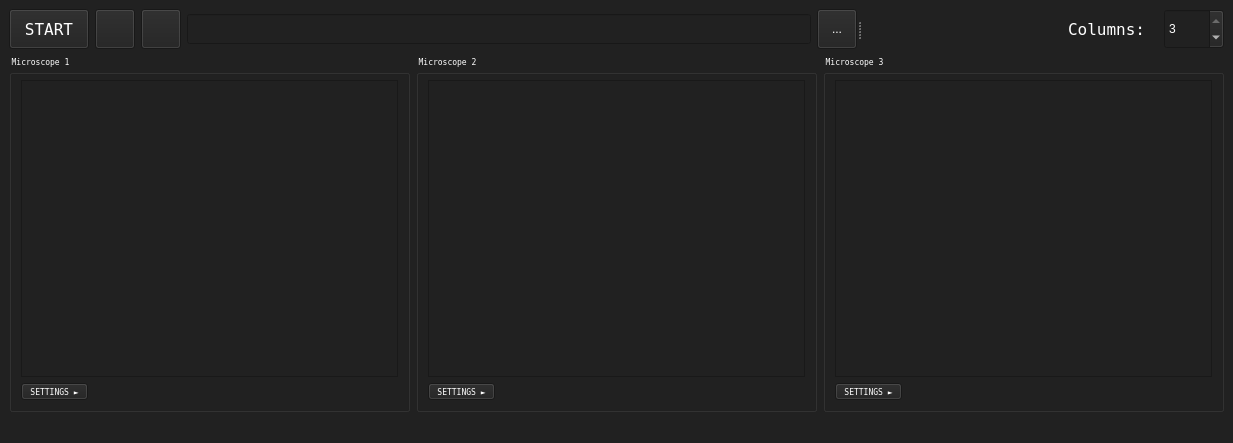
<?xml version="1.0" encoding="UTF-8"?>
<ui version="4.0">
 <class>MainWindow</class>
 <widget class="QMainWindow" name="MainWindow">
  <property name="geometry">
   <rect>
    <x>0</x>
    <y>0</y>
    <width>1233</width>
    <height>443</height>
   </rect>
  </property>
  <property name="windowTitle">
   <string>Parallax</string>
  </property>
  <property name="windowIcon">
   <iconset>
    <normaloff>../img/sextant.png</normaloff>../img/sextant.png</iconset>
  </property>
  <property name="styleSheet">
   <string notr="true">QWidget{
background-color: rgb(33,33,33);
color: #FFFFFF;
}</string>
  </property>
  <widget class="QWidget" name="centralwidget">
   <layout class="QGridLayout" name="gridLayout">
    <item row="0" column="0" colspan="3">
     <widget class="QSplitter" name="splitter">
      <property name="orientation">
       <enum>Qt::Horizontal</enum>
      </property>
      <widget class="QWidget" name="layoutWidget">
       <layout class="QHBoxLayout" name="horizontalLayout_2">
        <item>
         <widget class="QPushButton" name="startButton">
          <property name="minimumSize">
           <size>
            <width>80</width>
            <height>40</height>
           </size>
          </property>
          <property name="maximumSize">
           <size>
            <width>80</width>
            <height>40</height>
           </size>
          </property>
          <property name="font">
           <font>
            <family>Terminal</family>
            <pointsize>12</pointsize>
           </font>
          </property>
          <property name="text">
           <string>START</string>
          </property>
         </widget>
        </item>
        <item>
         <widget class="QPushButton" name="recordButton">
          <property name="enabled">
           <bool>true</bool>
          </property>
          <property name="minimumSize">
           <size>
            <width>40</width>
            <height>40</height>
           </size>
          </property>
          <property name="maximumSize">
           <size>
            <width>40</width>
            <height>40</height>
           </size>
          </property>
          <property name="text">
           <string/>
          </property>
          <property name="icon">
           <iconset>
            <normaloff>../img/recordingButton.png</normaloff>../img/recordingButton.png</iconset>
          </property>
         </widget>
        </item>
        <item>
         <widget class="QPushButton" name="snapshotButton">
          <property name="minimumSize">
           <size>
            <width>40</width>
            <height>40</height>
           </size>
          </property>
          <property name="maximumSize">
           <size>
            <width>40</width>
            <height>40</height>
           </size>
          </property>
          <property name="text">
           <string/>
          </property>
          <property name="icon">
           <iconset>
            <normaloff>../img/snapshotButton_white.png</normaloff>../img/snapshotButton_white.png</iconset>
          </property>
          <property name="iconSize">
           <size>
            <width>18</width>
            <height>18</height>
           </size>
          </property>
         </widget>
        </item>
        <item>
         <widget class="QLineEdit" name="dirDisplayLineEdit">
          <property name="enabled">
           <bool>true</bool>
          </property>
          <property name="minimumSize">
           <size>
            <width>300</width>
            <height>30</height>
           </size>
          </property>
          <property name="maximumSize">
           <size>
            <width>16777215</width>
            <height>30</height>
           </size>
          </property>
         </widget>
        </item>
        <item>
         <widget class="QToolButton" name="browseDirButton">
          <property name="minimumSize">
           <size>
            <width>40</width>
            <height>40</height>
           </size>
          </property>
          <property name="maximumSize">
           <size>
            <width>40</width>
            <height>40</height>
           </size>
          </property>
          <property name="text">
           <string>...</string>
          </property>
         </widget>
        </item>
       </layout>
      </widget>
      <widget class="QWidget" name="layoutWidget_2">
       <layout class="QHBoxLayout" name="horizontalLayout">
        <item>
         <spacer name="horizontalSpacer">
          <property name="orientation">
           <enum>Qt::Horizontal</enum>
          </property>
          <property name="sizeHint" stdset="0">
           <size>
            <width>68</width>
            <height>22</height>
           </size>
          </property>
         </spacer>
        </item>
        <item>
         <widget class="QLabel" name="columnsLabel">
          <property name="minimumSize">
           <size>
            <width>90</width>
            <height>30</height>
           </size>
          </property>
          <property name="maximumSize">
           <size>
            <width>90</width>
            <height>30</height>
           </size>
          </property>
          <property name="font">
           <font>
            <family>Terminal</family>
            <pointsize>12</pointsize>
           </font>
          </property>
          <property name="text">
           <string>Columns:</string>
          </property>
         </widget>
        </item>
        <item>
         <widget class="QSpinBox" name="nColumnsSpinBox">
          <property name="minimumSize">
           <size>
            <width>60</width>
            <height>40</height>
           </size>
          </property>
          <property name="maximumSize">
           <size>
            <width>60</width>
            <height>40</height>
           </size>
          </property>
          <property name="minimum">
           <number>2</number>
          </property>
          <property name="maximum">
           <number>3</number>
          </property>
          <property name="value">
           <number>3</number>
          </property>
         </widget>
        </item>
       </layout>
      </widget>
     </widget>
    </item>
    <item row="1" column="0">
     <widget class="QGroupBox" name="microscopeGrp1">
      <property name="font">
       <font>
        <family>Terminal</family>
        <pointsize>6</pointsize>
       </font>
      </property>
      <property name="title">
       <string>Microscope 1</string>
      </property>
      <layout class="QVBoxLayout" name="verticalLayout">
       <item>
        <widget class="QGraphicsView" name="graphicsView"/>
       </item>
       <item>
        <widget class="QToolButton" name="settingButton">
         <property name="font">
          <font>
           <family>Terminal</family>
           <pointsize>6</pointsize>
          </font>
         </property>
         <property name="text">
          <string>SETTINGS ►</string>
         </property>
        </widget>
       </item>
      </layout>
     </widget>
    </item>
    <item row="1" column="1">
     <widget class="QGroupBox" name="microscopeGrp2">
      <property name="font">
       <font>
        <family>Terminal</family>
        <pointsize>6</pointsize>
       </font>
      </property>
      <property name="title">
       <string>Microscope 2</string>
      </property>
      <layout class="QVBoxLayout" name="verticalLayout_2">
       <item>
        <widget class="QGraphicsView" name="graphicsView_2"/>
       </item>
       <item>
        <widget class="QToolButton" name="settingButton_2">
         <property name="font">
          <font>
           <family>Terminal</family>
           <pointsize>6</pointsize>
          </font>
         </property>
         <property name="text">
          <string>SETTINGS ►</string>
         </property>
        </widget>
       </item>
      </layout>
     </widget>
    </item>
    <item row="1" column="2">
     <widget class="QGroupBox" name="microscopeGrp3">
      <property name="font">
       <font>
        <family>Terminal</family>
        <pointsize>6</pointsize>
       </font>
      </property>
      <property name="title">
       <string>Microscope 3</string>
      </property>
      <layout class="QVBoxLayout" name="verticalLayout_3">
       <item>
        <widget class="QGraphicsView" name="graphicsView_3"/>
       </item>
       <item>
        <widget class="QToolButton" name="settingButton_3">
         <property name="font">
          <font>
           <family>Terminal</family>
           <pointsize>6</pointsize>
          </font>
         </property>
         <property name="text">
          <string>SETTINGS ►</string>
         </property>
        </widget>
       </item>
      </layout>
     </widget>
    </item>
   </layout>
  </widget>
  <widget class="QMenuBar" name="menubar">
   <property name="geometry">
    <rect>
     <x>0</x>
     <y>0</y>
     <width>1233</width>
     <height>21</height>
    </rect>
   </property>
  </widget>
  <widget class="QStatusBar" name="statusbar"/>
 </widget>
 <resources/>
 <connections/>
</ui>
